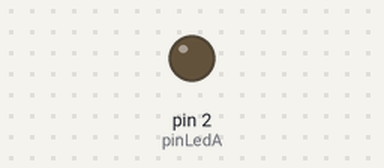
This sketch was run on a simulated Arduino Uno, built with avr-gcc and run on an emulated ATmega328P. Shown: output pins drawn as LEDs (lit = HIGH).

Above: at 2.0 s.
At 6.0 s:
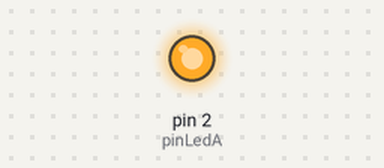
Timing chart, 0 to 10.4 s (numbered marks = the images above):
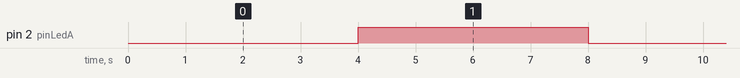

The sketch:

Cau1_a.ino
```cpp
#define pinLedA 2

unsigned long time_ledA = 0;
bool ledState = LOW;

void setup() {
  pinMode(pinLedA, OUTPUT);
  digitalWrite(pinLedA, ledState);
}

void loop() {
  // Led A sáng tắt tuần tự trong 4s không sử dụng delay
  unsigned long cur_time = millis();
  if(cur_time - time_ledA >= 4000){
      ledState = !ledState;
      digitalWrite(pinLedA, ledState);
      time_ledA = cur_time;
   }
}
```

Measured:
- by itself, pin 2 (pinLedA): alternates HIGH for 4.0 s and LOW for 4.0 s
